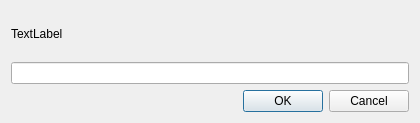
<?xml version="1.0" encoding="UTF-8"?>
<ui version="4.0">
 <class>DialogTextEdit</class>
 <widget class="QDialog" name="DialogTextEdit">
  <property name="geometry">
   <rect>
    <x>0</x>
    <y>0</y>
    <width>420</width>
    <height>123</height>
   </rect>
  </property>
  <property name="windowTitle">
   <string>Dialog</string>
  </property>
  <layout class="QGridLayout" name="gridLayout">
   <item row="0" column="0">
    <widget class="QLabel" name="label">
     <property name="text">
      <string>TextLabel</string>
     </property>
    </widget>
   </item>
   <item row="1" column="0">
    <widget class="QLineEdit" name="lineEdit"/>
   </item>
   <item row="2" column="0">
    <widget class="QDialogButtonBox" name="buttonBox">
     <property name="orientation">
      <enum>Qt::Horizontal</enum>
     </property>
     <property name="standardButtons">
      <set>QDialogButtonBox::Cancel|QDialogButtonBox::Ok</set>
     </property>
    </widget>
   </item>
  </layout>
 </widget>
 <resources/>
 <connections>
  <connection>
   <sender>buttonBox</sender>
   <signal>accepted()</signal>
   <receiver>DialogTextEdit</receiver>
   <slot>accept()</slot>
   <hints>
    <hint type="sourcelabel">
     <x>248</x>
     <y>254</y>
    </hint>
    <hint type="destinationlabel">
     <x>157</x>
     <y>274</y>
    </hint>
   </hints>
  </connection>
  <connection>
   <sender>buttonBox</sender>
   <signal>rejected()</signal>
   <receiver>DialogTextEdit</receiver>
   <slot>reject()</slot>
   <hints>
    <hint type="sourcelabel">
     <x>316</x>
     <y>260</y>
    </hint>
    <hint type="destinationlabel">
     <x>286</x>
     <y>274</y>
    </hint>
   </hints>
  </connection>
 </connections>
</ui>
